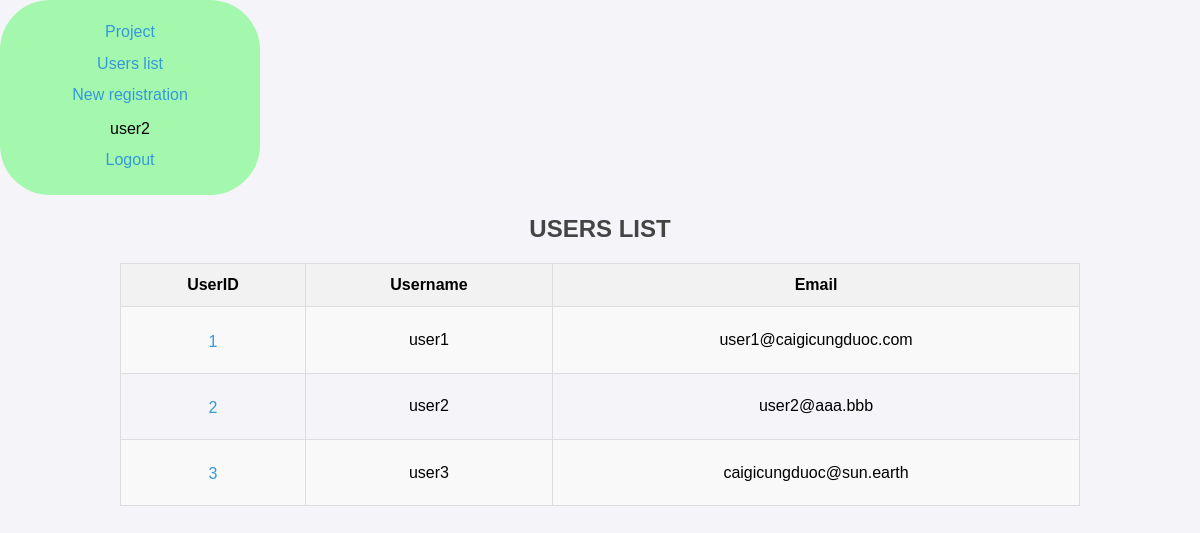
The app's page /crud/users (signed in) with its own data.
### apps/crud/models.py (models this page shows, shortened)
class User(db.Model, UserMixin):
    __tablename__ = "users"
    id = db.Column(db.Integer, primary_key=True)
    username = db.Column(db.String, index=True)
    email = db.Column(db.String, unique=True, index=True)
    password_hash = db.Column(db.String)
    created_at = db.Column(db.DateTime, default=datetime.now)
    updated_at = db.Column(db.DateTime, default=datetime.now, onupdate=datetime.now)
    @property
    def password(self):
        raise AttributeError("Unreadable")

### apps/crud/views.py (the view)
@crud.route("/users")
@login_required
def users():
    users = User.query.all()
    return render_template("crud/index.html", users=users)

### apps/crud/models.py (called while the page is built)
@login_manager.user_loader
def load_user(user_id):
    return User.query.get(user_id)

### apps/crud/templates/crud/index.html
{% extends "crud/base.html" %} {% block title %}Users List{% endblock %} {%
block content %}
<h2>USERS LIST</h2>
<table>
  <tr>
    <th>UserID</th>
    <th>Username</th>
    <th>Email</th>
  </tr>
  {% for user in users %}
  <tr>
    <td>
      <a href="{{ url_for('crud.edit_user', user_id=user.id) }}">{{user.id}}</a>
    </td>
    <td>{{user.username}}</td>
    <td>{{user.email}}</td>
  </tr>
  {% endfor %}
</table>
{% endblock %}

### apps/crud/templates/crud/base.html (shortened to what this page needs)
<!DOCTYPE html>
<html lang="en">
  <head>
    <link
      rel="stylesheet"
      href="{{url_for('crud.static', filename='style.css')}}"
    />
  </head>
  <body>
    <div class="auth">
      <a href="{{url_for('detector.index')}}">Project</a>
      <a href="{{url_for('crud.users')}}">Users list</a>
      <a href="{{url_for('crud.create_user')}}">New registration</a>
      {% if current_user.is_authenticated %}
      <p>
        <span>{{ current_user.username }}</span>
        <span><a href="{{ url_for('auth.logout') }}">Logout</a></span>
      </p>
      {% endif %}
    </div>
    {% block content %}{% endblock %}
  </body>
</html>

### apps/crud/static/style.css (style rules this page uses)
body { font-family: Arial, sans-serif; background-color: #f4f4f9; color: #000000; margin: 0; padding: 0; justify-content: center; align-items: center; }
h2 { color: #444; text-align: center; margin-top: 20px; }
a { display: block; color: #3498db; text-decoration: none; margin-top: 10pt; margin-bottom: 10px; }
table { width: 100%; border-collapse: collapse; margin: 0 auto; width: 80%; }
table th, table td { padding: 12px; border: 1px solid #ddd; text-align: center; }
table th { background-color: #f2f2f2; }
table tr:nth-child(even) { background-color: #f9f9f9; }
.auth { display: block; width: 20%; background-color: hsla(124, 98%, 61%, 0.429); border-radius: 50px; border-color: blue; padding: 10px; text-align: center; }

### records on screen
User: username "user2", id "2", email "user2@aaa.bbb"
User: id "1", username "user1", email "user1@caigicungduoc.com"
User: id "3", username "user3", email "caigicungduoc@sun.earth"
